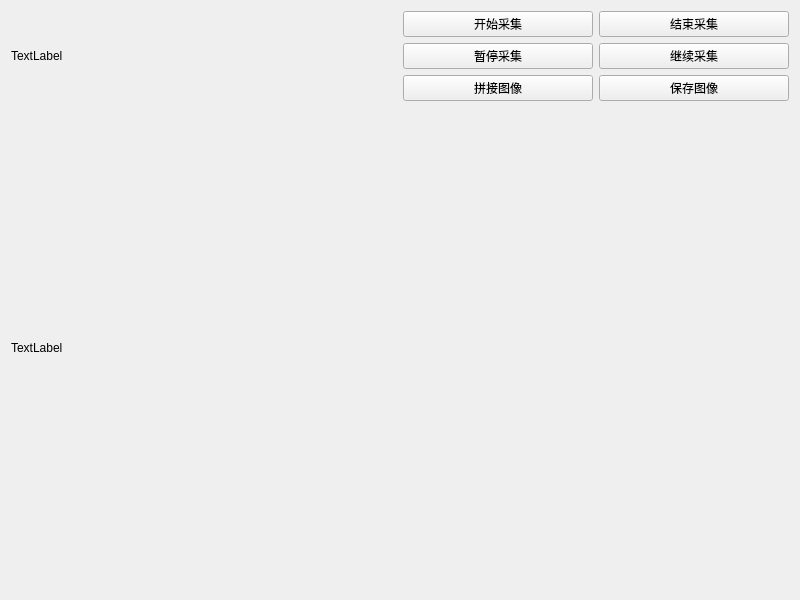
<?xml version="1.0" encoding="UTF-8"?>
<ui version="4.0">
 <class>Widget</class>
 <widget class="QWidget" name="Widget">
  <property name="geometry">
   <rect>
    <x>0</x>
    <y>0</y>
    <width>800</width>
    <height>600</height>
   </rect>
  </property>
  <property name="windowTitle">
   <string>Widget</string>
  </property>
  <layout class="QGridLayout" name="gridLayout_2">
   <item row="0" column="0">
    <widget class="QLabel" name="label">
     <property name="text">
      <string>TextLabel</string>
     </property>
    </widget>
   </item>
   <item row="0" column="1">
    <layout class="QGridLayout" name="gridLayout">
     <item row="0" column="0">
      <widget class="QPushButton" name="btnStart">
       <property name="text">
        <string>开始采集</string>
       </property>
      </widget>
     </item>
     <item row="0" column="1">
      <widget class="QPushButton" name="pushButton_3">
       <property name="text">
        <string>结束采集</string>
       </property>
      </widget>
     </item>
     <item row="1" column="0">
      <widget class="QPushButton" name="pushButton_2">
       <property name="text">
        <string>暂停采集</string>
       </property>
      </widget>
     </item>
     <item row="1" column="1">
      <widget class="QPushButton" name="pushButton_4">
       <property name="text">
        <string>继续采集</string>
       </property>
      </widget>
     </item>
     <item row="2" column="0">
      <widget class="QPushButton" name="pushButton_5">
       <property name="text">
        <string>拼接图像</string>
       </property>
      </widget>
     </item>
     <item row="2" column="1">
      <widget class="QPushButton" name="pushButton_6">
       <property name="text">
        <string>保存图像</string>
       </property>
      </widget>
     </item>
    </layout>
   </item>
   <item row="1" column="0" colspan="2">
    <widget class="QLabel" name="label_2">
     <property name="text">
      <string>TextLabel</string>
     </property>
    </widget>
   </item>
  </layout>
 </widget>
 <resources/>
 <connections/>
</ui>
